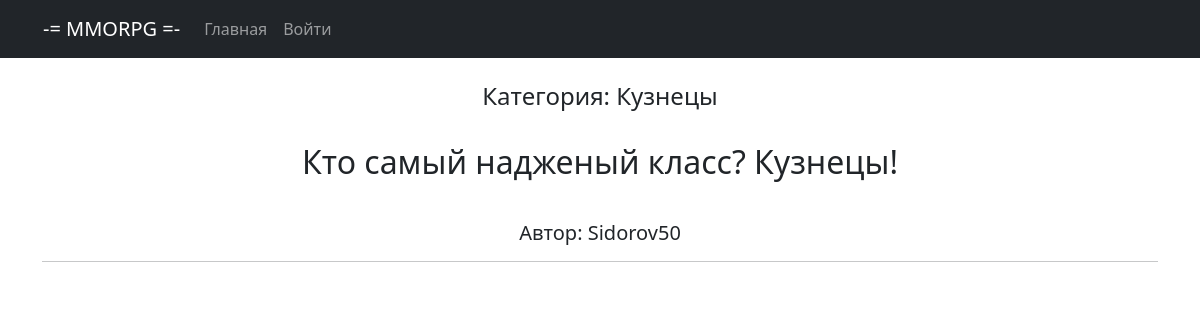
/bulletin_board/4, run on the app's committed database.
### bulletin_board/models.py (models this page shows, shortened)
class Bulletin(models.Model):
    TYPE = (
        ('tanks', 'Танки'),
        ('hils', 'Хилы'),
        ('dd', 'ДД'),
        ('merchant', 'Торговцы'),
        ('guildmas', 'Гилдмастеры'),
        ('questgiv', 'Квестгиверы'),
        ('smith', 'Кузнецы'),
        ('leathers', 'Кожевники'),
        ('potion', 'Зельевары'),
        ('spellmas', 'Мастера заклинаний'),
    )
    user = models.ForeignKey(User, blank=True, null=True, on_delete=models.CASCADE, verbose_name='Пользователь')
    category = models.CharField(max_length=8, choices=TYPE, default='tanks', verbose_name='Категория')
    title = models.CharField(max_length=128, verbose_name='Название')
    content = RichTextUploadingField(verbose_name='Содержание')
    dateCreationn = models.DateField(auto_now_add=True)

### bulletin_board/views.py (the view, shortened to what this page needs)
# urls.py: path('<int:pk>', BulletinDetail.as_view(), name='bulletin_detail'),
class BulletinDetail(DetailView):
    template_name = 'bulletin.html'
    queryset = Bulletin.objects.all()
    form_class = DetailFormWithResponse
    extra_context = {'form': DetailFormWithResponse}
    def get_context_data(self, **kwargs):
        context = super().get_context_data(**kwargs)
        pk = self.kwargs.get('pk')
        bull_author = Bulletin.objects.get(id=pk).user
        current_user = self.request.user
        return context

### templates/bulletin.html (shortened to what this page needs)
{% extends 'flatpages/default.html' %}
{% block content %}<br>
<h4>Категория: {{ bulletin.get_category_display }}</h4><br>
<h2>{{ bulletin.content|safe }}</h2><br>
<h5>Автор: {{ bulletin.user }}</h5>
<hr>
{% endblock content %}

### data on the page
Bulletin: category "Кузнецы", content "Кто самый надженый класс? Кузнецы!", user "Sidorov50"
